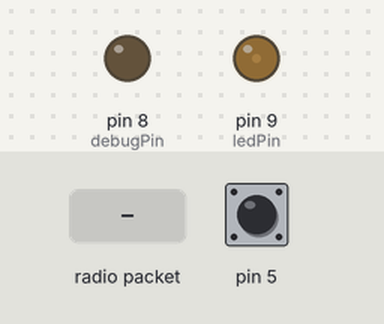
A sketch run on a simulated Arduino Uno, built with avr-gcc and run on an emulated ATmega328P. Shown: output pins drawn as LEDs (lit = HIGH). The test bench sets the inputs (shaded band); at power-on: pin 5 HIGH. The local clock reads 2024-03-15 10:24:30 at power-on unless the sketch sets it; storage starts empty; no radio packets arrive unless stated.

Above: at 1.2 s.
1.3 s: radio packet "1" arrives
At 1.6 s:
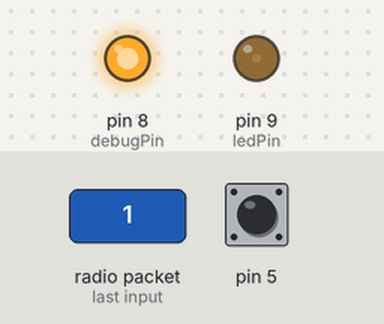
Timing chart, 0 to 4.3 s (numbered marks = the images above; inputs shaded):
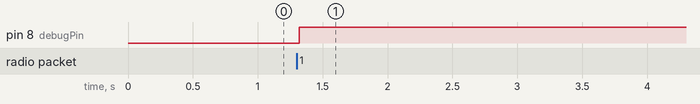

The sketch:

NODE_B_w_Microwave_Sensor.ino
```cpp
#include <MsTimer2.h>
#include "PinChangeInterrupt.h"
#include <SPI.h>
#include <RH_RF69.h>
#include <avr/wdt.h>
#include <SD.h>
#include <Wire.h>
#include "RTClib.h"

#define RF69_FREQ 433.0

#if defined(__AVR_ATmega328P__)
#define RFM69_INT 3
#define RFM69_CS 4
#define RFM69_RST 2
#define triggerTime 10000
#define resetTime 360000
#define pbIn 5
#define debugPin 8
#define ledPin 9
#define chipSelect 10
#endif

RTC_DS1307 rtc;

RH_RF69 rf69(RFM69_CS, RFM69_INT);

int num = 0;
volatile int microwaveSensorState = LOW;
volatile int isLoRaData = LOW;

volatile int wdtTrigger = HIGH;

int ledBrightness = 25;
unsigned long lastTriggerTime = 0;

void setup()
{
  // Serial.begin(115200);
  pinMode(RFM69_RST, OUTPUT);
  pinMode(debugPin, OUTPUT);
  digitalWrite(RFM69_RST, LOW);
  attachPCINT(digitalPinToPCINT(pbIn), stateChange, FALLING);
  wdt_enable(WDTO_8S);
  if (!rf69.init())
  {
    digitalWrite(debugPin, HIGH);
    delay(300);
    nmiTrigger();
  }
  if (!rf69.setFrequency(RF69_FREQ))
  {
    nmiTrigger();
  }
  if (!rtc.begin())
  {
    nmiTrigger();
  }
  if (!SD.begin(chipSelect))
  {
    digitalWrite(debugPin, HIGH);
    delay(100);
    nmiTrigger();
  }
  rf69.setTxPower(14, true);
  uint8_t key[] = {0x01, 0x02, 0x03, 0x04, 0x05, 0x06, 0x07, 0x08,
                   0x01, 0x02, 0x03, 0x04, 0x05, 0x06, 0x07, 0x08};
  rf69.setEncryptionKey(key);
  switchMode(microwaveSensorState, isLoRaData);
  MsTimer2::set(100, Handle);
  MsTimer2::start();
}

void loop()
{
  if (rf69.waitAvailableTimeout(500))
  {
    wdt_reset();
    uint8_t buf[RH_RF69_MAX_MESSAGE_LEN];
    uint8_t len = sizeof(buf);
    if (!rf69.recv(buf, &len))
    {
      return;
    }
    buf[len] = 0;
    lastTriggerTime = millis();
    isLoRaData = HIGH;
    digitalWrite(debugPin, HIGH);
    if ((strncmp((char *)buf, "NODE A", len) == 0) or (strncmp((char *)buf, "NODE C", len) == 0))
    {
      switchMode(microwaveSensorState, isLoRaData);
    }
    isLoRaData = LOW;
  }
  if (microwaveSensorState == HIGH)
  {
    if (ledBrightness == 25)
    {
      char radiopacket[7] = "NODE A";
      rf69.send((uint8_t *)radiopacket, strlen(radiopacket));
      rf69.waitPacketSent();
    }
    switchMode(microwaveSensorState, isLoRaData);
    attachPCINT(digitalPinToPCINT(pbIn), stateChange, FALLING);
    microwaveSensorState = LOW;
    lastTriggerTime = millis();
  }
  else if (ledBrightness != 25 and (millis() - lastTriggerTime >= triggerTime) == 1)
  {
    switchMode(microwaveSensorState, isLoRaData);
  }
  if (millis() <= resetTime)
  {
    wdt_reset();
  }
}

void stateChange()
{
  num++;
}

void Handle()
{
  if (num > 1)
  {
    microwaveSensorState = HIGH;
    detachPCINT(digitalPinToPCINT(pbIn));
    num = 0;
    wdt_reset();
  }
  else
  {
    num = 0;
  }
}

void switchMode(volatile int sensorData, volatile int loRaData)
{
  DateTime now = rtc.now();
  File logFile = SD.open("datalog.txt", FILE_WRITE);
  char timeStamp[20];
  sprintf(timeStamp, "%04u/%02u/%02u-%02u:%02u:%02u", now.year(), now.month(), now.day(), now.hour(), now.minute(), now.second());
  logFile.print(timeStamp);
  logFile.print(", ");
  logFile.print(sensorData);
  logFile.print(", ");
  logFile.print(loRaData);
  logFile.print(", ");
  if (sensorData == HIGH or loRaData == HIGH)
  {
    logFile.print("Bright Mode");
    logFile.println("");
    logFile.close();
    digitalWrite(debugPin, HIGH);
    ledBrightness = 255;
    analogWrite(ledPin, ledBrightness);
  }
  else
  {
    logFile.print("Dim Mode");
    logFile.println("");
    logFile.close();
    digitalWrite(debugPin, LOW);
    ledBrightness = 25;
    analogWrite(ledPin, ledBrightness);
  }
}

void nmiTrigger()
{
  wdt_disable();
  wdt_enable(WDTO_60MS);
}
```

Measured:
- after the input at 1.3 s, pin 8 (debugPin): LOW → HIGH at once
